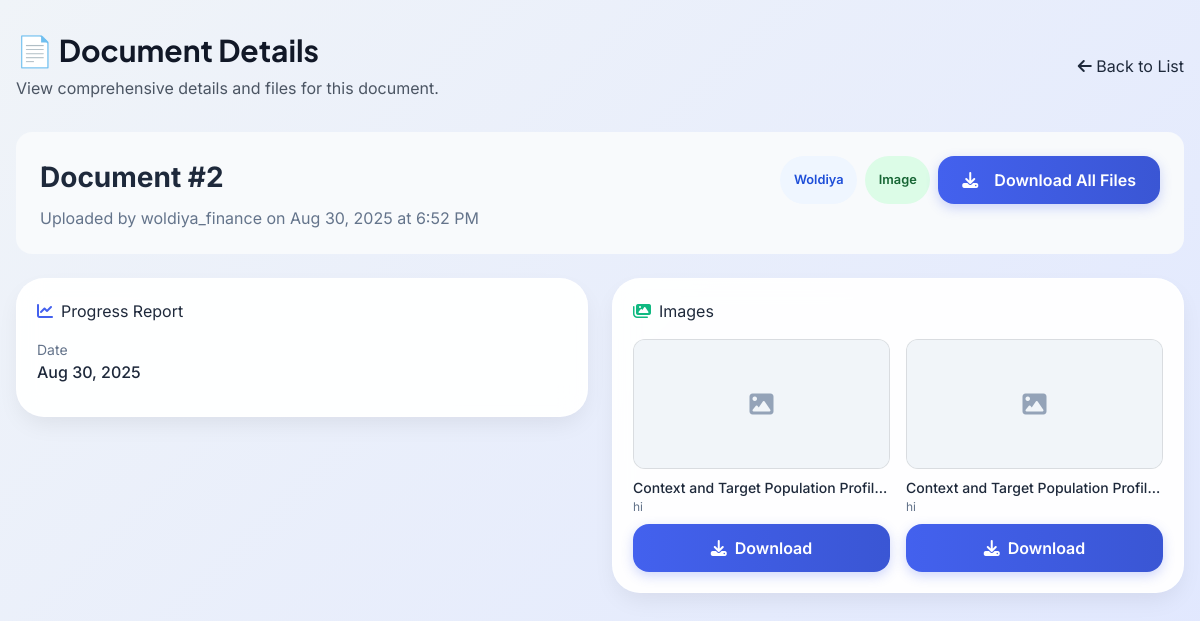
Screenshot of /admin_document_detail.php?id=2 (signed in) with the database file from the repository.
### tables this page shows
CREATE TABLE `project_documents` (
  `id` int(11) NOT NULL,
  `document_type` varchar(100) NOT NULL,
  `custom_document_name` varchar(255) DEFAULT NULL,
  `cluster` varchar(100) NOT NULL,
  `document_file_names` text DEFAULT NULL,
  `document_file_paths` text DEFAULT NULL,
  `image_file_names` text DEFAULT NULL,
  `image_file_paths` text DEFAULT NULL,
  `progress_title` varchar(255) DEFAULT NULL,
  `progress_date` date DEFAULT NULL,
  `progress_summary` text DEFAULT NULL,
  `progress_details` text DEFAULT NULL,
  `challenge_title` varchar(255) DEFAULT NULL,
  `challenge_description` text DEFAULT NULL,
  `challenge_impact` text DEFAULT NULL,
  `proposed_solution` text DEFAULT NULL,
  `success_title` varchar(255) DEFAULT NULL,
  `success_description` text DEFAULT NULL,
  `beneficiaries` int(11) DEFAULT NULL,
  `success_date` date DEFAULT NULL,
  `uploaded_by` varchar(100) NOT NULL,
  `uploaded_at` timestamp NOT NULL DEFAULT current_timestamp(),
  `updated_at` timestamp NOT NULL DEFAULT current_timestamp() ON UPDATE current_timestamp(),
  `photo_titles` text DEFAULT NULL,
  `financial_report_file_names` text DEFAULT NULL,
  `financial_report_file_paths` text DEFAULT NULL,
  `expenditure_issues` text DEFAULT NULL,
  `summary_achievements` text DEFAULT NULL,
  `operating_context` text DEFAULT NULL,
  `outcomes_outputs` text DEFAULT NULL,
  `results_framework_file_names` text DEFAULT NULL,
  `results_framework_file_paths` text DEFAULT NULL,
  `challenges_description` text DEFAULT NULL,
  `mitigation_measures` text DEFAULT NULL,
  `risk_matrix_file_names` text DEFAULT NULL,
  `risk_matrix_file_paths` text DEFAULT NULL,
  `good_practices` text DEFAULT NULL,
  `spotlight_narrative` text DEFAULT NULL,
  `spotlight_photo_file_names` text DEFAULT NULL,
  `spotlight_photo_file_paths` text DEFAULT NULL,
  `other_title` varchar(255) DEFAULT NULL,
  `other_date` date DEFAULT NULL,
  `other_file_names` text DEFAULT NULL,
  `other_file_paths` text DEFAULT NULL
);

### admin_document_detail.php (the view, shortened to what this page needs)
<?php
include 'setup_database.php';
$document_id = isset($_GET['id']) ? intval($_GET['id']) : 0;
$sql = "SELECT * FROM project_documents WHERE id = ?";
$stmt = $conn->prepare($sql);
$stmt->bind_param("i", $document_id);
$stmt->execute();
$result = $stmt->get_result();
$document = $result->fetch_assoc();
    ?>
<!DOCTYPE html>
<html lang="en">
<head>
    <script src="https://cdn.tailwindcss.com"></script>
    <link rel="stylesheet" href="https://cdnjs.cloudflare.com/ajax/libs/font-awesome/6.4.0/css/all.min.css">
</head>
<body class="bg-gray-50">
    <div class="main-content-flex">
        <div class="content-container">
            <div class="flex flex-col md:flex-row md:items-center md:justify-between mb-8">
                <div>
                    <h1 class="text-3xl font-bold heading-font text-gray-900">📄 Document Details</h1>
                    <p class="mt-2 text-gray-600">View comprehensive details and files for this document.</p>
                </div>
                <div class="mt-4 md:mt-0">
                    <a href="admin_documents.php" class="btn-secondary">
                        <i class="fas fa-arrow-left"></i> Back to List
                    </a>
                </div>
            </div>
            <div class="space-y-6">
                <div class="document-header">
                    <div>
                        <h2>
                            <?php
                            if (!empty($document['custom_document_name'])) {
                                echo htmlspecialchars($document['custom_document_name']);
                            } elseif (!empty($document['progress_title'])) {
                                echo htmlspecialchars($document['progress_title']);
                            } elseif (!empty($document['challenge_title'])) {
                                echo htmlspecialchars($document['challenge_title']);
                            } elseif (!empty($document['success_title'])) {
                                echo htmlspecialchars($document['success_title']);
                            } elseif (!empty($document['other_title'])) {
                                echo htmlspecialchars($document['other_title']);
                            } else {
                                echo "Document #" . $document['id'];
                            }
                            ?>
                        </h2>
                        <p>
                            Uploaded by <?php echo htmlspecialchars($document['uploaded_by']); ?> on
                            <?php echo date('M j, Y \a\t g:i A', strtotime($document['uploaded_at'])); ?>
                        </p>
                    </div>
                    <div style="display: flex; flex-wrap: wrap; gap: 0.5rem;">
                        <span class="badge badge-primary">
                            <?php echo htmlspecialchars($document['cluster']); ?>
                        </span>
                        <span class="badge badge-<?php
                            if ($document['document_type'] === 'financial_report') {
                                echo 'financial';
                            } elseif (!empty($document['document_file_names']) && $document['document_file_names'] !== '[]' && $document['document_file_names'] !== '') {
                                echo 'warning';
                            } elseif (!empty($document['image_file_names']) && $document['image_file_names'] !== '[]' && $document['image_file_names'] !== '') {
                                echo 'success';
                            } elseif (!empty($document['success_title'])) {
                                echo 'success';
                            } elseif (!empty($document['challenge_title'])) {
                                echo 'danger';
                            } elseif (!empty($document['progress_title'])) {
                                echo 'primary';
                            } else {
                                echo 'secondary';
                            }
                        ?>">
                            <?php
                            if ($document['document_type'] === 'financial_report') {
                                echo 'Financial Report';
                            } elseif (!empty($document['document_file_names']) && $document['document_file_names'] !== '[]' && $document['document_file_names'] !== '') {
                                echo 'Document';
                            } elseif (!empty($document['image_file_names']) && $document['image_file_names'] !== '[]' && $document['image_file_names'] !== '') {
                                echo 'Image';
                            } elseif (!empty($document['success_title'])) {
                                echo 'Success Story';
                            } elseif (!empty($document['challenge_title'])) {
                                echo 'Challenge';
                            } elseif (!empty($document['progress_title'])) {
                                echo 'Progress Report';
                            } else {
                                echo 'Other';
                            }
                            ?>
                        </span>
                        <?php
                        $docFiles = !empty($document['document_file_names']) ? json_decode($document['document_file_names'], true) : [];
                        $imageFiles = !empty($document['image_file_names']) ? json_decode($document['image_file_names'], true) : [];
                        $financialFiles = !empty($document['financial_report_file_names']) ? json_decode($document['financial_report_file_names'], true) : [];
                        $resultsFrameworkFiles = !empty($document['results_framework_file_names']) ? json_decode($document['results_framework_file_names'], true) : [];
                        $riskMatrixFiles = !empty($document['risk_matrix_file_names']) ? json_decode($document['risk_matrix_file_names'], true) : [];
                        $spotlightPhotoFiles = !empty($document['spotlight_photo_file_names']) ? json_decode($document['spotlight_photo_file_names'], true) : [];
                        $otherFiles = !empty($document['other_file_names']) ? json_decode($document['other_file_names'], true) : [];
                        if (is_array($docFiles)) {
                            $docFiles = array_filter($docFiles, function($file) { return !empty($file); });
                        }
                        if (is_array($imageFiles)) {
                            $imageFiles = array_filter($imageFiles, function($file) { return !empty($file); });
                        }
                        if (is_array($financialFiles)) {
                            $financialFiles = array_filter($financialFiles, function($file) { return !empty($file); });
                        }
                        if (is_array($resultsFrameworkFiles)) {
                            $resultsFrameworkFiles = array_filter($resultsFrameworkFiles, function($file) { return !empty($file); });
                        }
                        if (is_array($riskMatrixFiles)) {
                            $riskMatrixFiles = array_filter($riskMatrixFiles, function($file) { return !empty($file); });
                        }
                        if (is_array($spotlightPhotoFiles)) {
                            $spotlightPhotoFiles = array_filter($spotlightPhotoFiles, function($file) { return !empty($file); });
                        }
                        if (is_array($otherFiles)) {
                            $otherFiles = array_filter($otherFiles, function($file) { return !empty($file); });
                        }
                        $hasFiles = (is_array($docFiles) && count($docFiles) > 0) ||
                                    (is_array($imageFiles) && count($imageFiles) > 0) ||
                                    (is_array($financialFiles) && count($financialFiles) > 0) ||
                                    (is_array($resultsFrameworkFiles) && count($resultsFrameworkFiles) > 0) ||
                                    (is_array($riskMatrixFiles) && count($riskMatrixFiles) > 0) ||
                                    (is_array($spotlightPhotoFiles) && count($spotlightPhotoFiles) > 0) ||
                                    (is_array($otherFiles) && count($otherFiles) > 0);
                        if ($hasFiles): ?>
                            <a href="?id=<?php echo $document_id; ?>&download_all=1" class="btn-primary" target="_blank" download>
                                <i class="fas fa-download mr-2"></i> Download All Files
                            </a>
                        <?php endif; ?>
                    </div>
                </div>
                <div class="grid grid-cols-1 lg:grid-cols-2 gap-6">
                    <div style="display: flex; flex-direction: column; gap: 1.5rem;">
                        <?php if (!empty($document['progress_title']) || !empty($document['progress_date'])): ?>
                            <div class="glass-card" style="padding: 1.25rem;">
                                <h3 style="margin-bottom: 1rem; display: flex; align-items: center; gap: 0.5rem;">
                                    <i class="fas fa-chart-line" style="color: var(--primary);"></i>
                                    Progress Report
                                </h3>
                                <?php if (!empty($document['progress_date'])): ?>
                                    <div style="margin-bottom: 0.75rem;">
                                        <p style="font-size: 0.875rem; color: #64748b;">Date</p>
                                        <p style="font-weight: 500;"><?php echo date('M j, Y', strtotime($document['progress_date'])); ?></p>
                                    </div>
                                <?php endif; ?>
                            </div>
                        <?php endif; ?>
                    </div>
                    <div style="display: flex; flex-direction: column; gap: 1.5rem;">
                        <?php if (!empty($document['image_file_names']) && $document['image_file_names'] !== '[]' && $document['image_file_names'] !== 'null'): ?>
                            <div class="glass-card" style="padding: 1.25rem;">
                                <h3 style="margin-bottom: 1rem; display: flex; align-items: center; gap: 0.5rem;">
                                    <i class="fas fa-images" style="color: var(--success);"></i>
                                    Images
                                </h3>
                                <?php
                                $imageFiles = json_decode($document['image_file_names'], true);
                                $imagePaths = json_decode($document['image_file_paths'], true);
                                $photoTitles = !empty($document['photo_titles']) ? json_decode($document['photo_titles'], true) : [];
                                if (is_array($imageFiles) && is_array($imagePaths) && count($imageFiles) === count($imagePaths)):
                                ?>
                                    <div style="display: grid; grid-template-columns: repeat(2, minmax(0, 1fr)); gap: 1rem;">
                                        <?php for ($i = 0; $i < count($imageFiles); $i++): ?>
                                            <div class="group">
                                                <div style="position: relative; overflow: hidden; border-radius: 12px; background: #f1f5f9; border: 1px solid rgba(0, 0, 0, 0.1);">
                                                    <?php if (file_exists($imagePaths[$i])): ?>
                                                        <img src="<?php echo htmlspecialchars($imagePaths[$i]); ?>" alt="<?php echo !empty($photoTitles[$i]) ? htmlspecialchars($photoTitles[$i]) : 'Project Image'; ?>" style="width: 100%; height: 8rem; object-fit: cover; transition: transform 0.3s ease;" class="group-hover:scale-105">
                                                    <?php else: ?>
                                                        <div style="width: 100%; height: 8rem; display: flex; align-items: center; justify-content: center; background: #f1f5f9;">
                                                            <i class="fas fa-image" style="color: #94a3b8; font-size: 1.5rem;"></i>
                                                        </div>
                                                    <?php endif; ?>
                                                </div>
                                                <div style="margin-top: 0.5rem;">
                                                    <p style="font-size: 0.875rem; font-weight: 500; overflow: hidden; text-overflow: ellipsis; white-space: nowrap;"><?php echo htmlspecialchars($imageFiles[$i]); ?></p>
                                                    <?php if (!empty($photoTitles[$i])): ?>
                                                        <p style="font-size: 0.75rem; color: var(--text-secondary); overflow: hidden; text-overflow: ellipsis; white-space: nowrap;"><?php echo htmlspecialchars($photoTitles[$i]); ?></p>
                                                    <?php endif; ?>
                                                </div>
                                                <div style="margin-top: 0.5rem;">
                                                    <a href="?id=<?php echo $document_id; ?>&download_file=1&file_type=image&file_index=<?php echo $i; ?>" class="btn-primary" style="display: inline-block; width: 100%; text-align: center;" target="_blank" download>
                                                        <i class="fas fa-download" style="margin-right: 0.25rem;"></i> Download
                                                    </a>
                                                </div>
                                            </div>
                                        <?php endfor; ?>
                                    </div>
                                <?php else: ?>
                                    <p style="color: var(--text-secondary);">No images available</p>
                                <?php endif; ?>
                            </div>
                        <?php endif; ?>
                    </div>
                </div>
            </div>
        </div>
    </div>
</body>
</html>

### rows the page displays
project_documents: id "2", uploaded_by "woldiya_finance", uploaded_at "Aug 30, 2025 at 6:52 PM", cluster "Woldiya", progress_date "Aug 30, 2025", image_file_names "Context and Target Population Profil…", photo_titles "hi"
